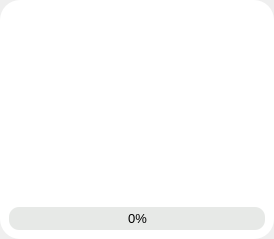
            <widget class="QWidget" name="status_page">
             <layout class="QVBoxLayout" name="verticalLayout_8">
              <property name="spacing">
               <number>0</number>
              </property>
              <property name="leftMargin">
               <number>0</number>
              </property>
              <property name="topMargin">
               <number>0</number>
              </property>
              <property name="rightMargin">
               <number>0</number>
              </property>
              <property name="bottomMargin">
               <number>0</number>
              </property>
              <item>
               <widget class="QFrame" name="frame_10">
                <property name="styleSheet">
                 <string notr="true">QFrame{
	background-color: rgb(255, 255, 255);
	border-radius: 20px;
}

QScrollBar {
    border: none;
    background: #F8F8F8;
}

QScrollBar::handle {
    background: #CCCCCC;
    min-width: 20px;
    min-height: 20px;
}

QScrollBar::vertical {
    width: 10px;
}

QScrollBar::horizontal {
    height: 10px;
}

QScrollBar::add-line {
    border: none;
    background: none;
}

QScrollBar::sub-line {
    border: none;
    background: none;
}</string>
                </property>
                <property name="frameShape">
                 <enum>QFrame::NoFrame</enum>
                </property>
                <property name="frameShadow">
                 <enum>QFrame::Plain</enum>
                </property>
                <layout class="QVBoxLayout" name="verticalLayout_10">
                 <item>
                  <widget class="QTextEdit" name="status">
                   <property name="font">
                    <font>
                     <pointsize>12</pointsize>
                    </font>
                   </property>
                   <property name="readOnly">
                    <bool>true</bool>
                   </property>
                  </widget>
                 </item>
                 <item>
                  <widget class="QProgressBar" name="progress_bar">
                   <property name="font">
                    <font>
                     <pointsize>10</pointsize>
                    </font>
                   </property>
                   <property name="styleSheet">
                    <string notr="true">QProgressBar {
	border: none;
	border-radius:10px;
	background-color: rgb(231, 233, 231);
}


QProgressBar::chunk {
	background:#1fb622;
	border: 2px solid black;
	border-radius:10px;
}</string>
                   </property>
                   <property name="value">
                    <number>0</number>
                   </property>
                   <property name="alignment">
                    <set>Qt::AlignCenter</set>
                   </property>
                   <property name="textVisible">
                    <bool>true</bool>
                   </property>
                   <property name="invertedAppearance">
                    <bool>false</bool>
                   </property>
                   <property name="textDirection">
                    <enum>QProgressBar::TopToBottom</enum>
                   </property>
                   <property name="format">
                    <string>%p%</string>
                   </property>
                  </widget>
                 </item>
                </layout>
               </widget>
              </item>
             </layout>
            </widget>
